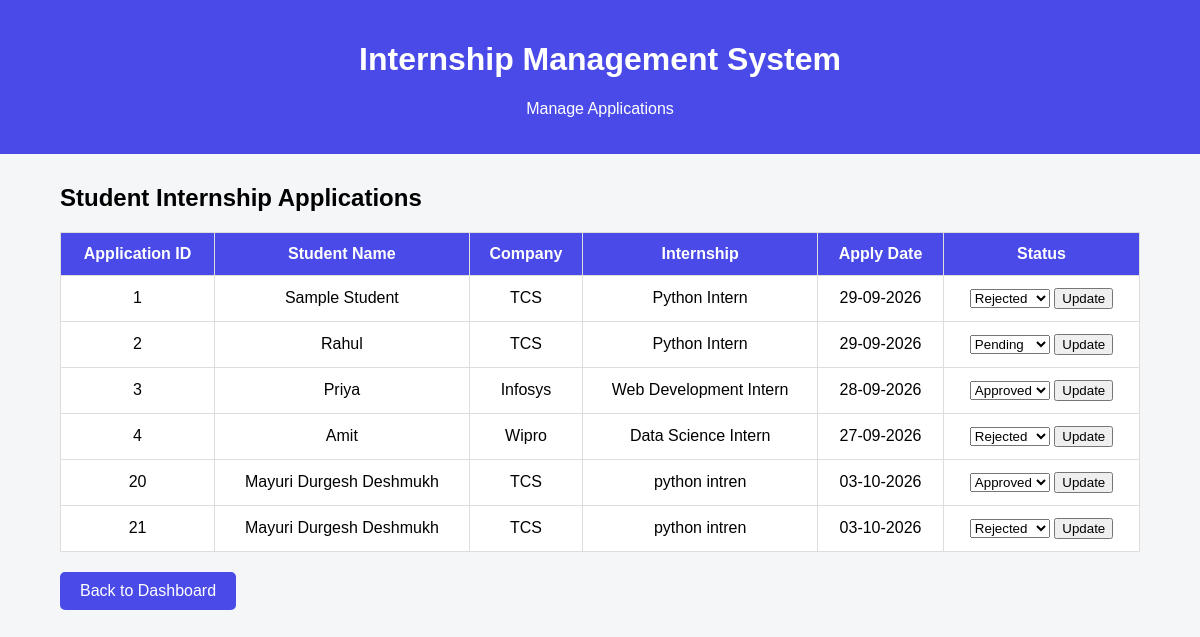
Page /admin/applications on the committed database.
### tables this page shows
CREATE TABLE applications (
            id INTEGER PRIMARY KEY AUTOINCREMENT,
            student_name TEXT NOT NULL,
            company TEXT NOT NULL,
            internship TEXT NOT NULL,
            apply_date TEXT NOT NULL,
            status TEXT NOT NULL DEFAULT 'Pending'
        , student_email TEXT);

### app.py (the view)
@app.route("/admin/applications")
def manage_applications():
    conn = sqlite3.connect("internships.db")
    conn.row_factory = sqlite3.Row
    cursor = conn.cursor()
    cursor.execute("SELECT * FROM applications")
    applications = cursor.fetchall()
    conn.close()
    return render_template("manage_applications.html", applications=applications)

### templates/manage_applications.html (shortened to what this page needs)
<!DOCTYPE html>
<html lang="en">
<head>
</head>
<body>
    <div class="header">
        <h1>Internship Management System</h1>
        <p>Manage Applications</p>
    </div>
    <div class="container">
        <h2>Student Internship Applications</h2>
        <table>
            <tr>
                <th>Application ID</th>
                <th>Student Name</th>
                <th>Company</th>
                <th>Internship</th>
                <th>Apply Date</th>
                <th>Status</th>
            </tr>
            {% for application in applications %}
<tr>
    <td>{{ application["id"] }}</td>
    <td>{{ application["student_name"] }}</td>
    <td>{{ application["company"] }}</td>
    <td>{{ application["internship"] }}</td>
    <td>{{ application["apply_date"] }}</td>
    <td>
        <form method="POST" action="/admin/applications/status/{{ application['id'] }}">
    <select name="status">
        <option value="Pending" {% if application["status"] == "Pending" %}selected{% endif %}>Pending</option>
        <option value="Approved" {% if application["status"] == "Approved" %}selected{% endif %}>Approved</option>
        <option value="Rejected" {% if application["status"] == "Rejected" %}selected{% endif %}>Rejected</option>
    </select>
    <button type="submit">Update</button>
</form>
    </td>
</tr>
{% endfor %}
        </table>
        <a href="/admin/dashboard" class="back">
            Back to Dashboard
        </a>
    </div>
</body>
</html>

### templates/manage_applications.html (style rules this page uses)
body { margin: 0; font-family: Arial, sans-serif; background-color: #f4f6f8; }
.header { background-color: #4a4ae8; color: white; padding: 20px; text-align: center; }
.container { width: 90%; margin: 30px auto; }
table { width: 100%; border-collapse: collapse; background-color: white; margin-top: 20px; }
th, td { padding: 12px; border: 1px solid #ddd; text-align: center; }
th { background-color: #4a4ae8; color: white; }
.back { display: inline-block; margin-top: 20px; padding: 10px 20px; background-color: #4a4ae8; color: white; text-decoration: none; border-radius: 5px; }

### rows in the picture
applications: id "1", student_name "Sample Student", company "TCS", internship "Python Intern", apply_date "29-09-2026", status "Rejected"
applications: id "2", student_name "Rahul", company "TCS", internship "Python Intern", apply_date "29-09-2026", status "Pending"
applications: id "3", student_name "Priya", company "Infosys", internship "Web Development Intern", apply_date "28-09-2026", status "Approved"
applications: id "4", student_name "Amit", company "Wipro", internship "Data Science Intern", apply_date "27-09-2026", status "Rejected"
applications: id "20", student_name "Mayuri Durgesh Deshmukh", company "TCS", internship "python intren", apply_date "03-10-2026", status "Approved"
applications: id "21", student_name "Mayuri Durgesh Deshmukh", company "TCS", internship "python intren", apply_date "03-10-2026", status "Rejected"
